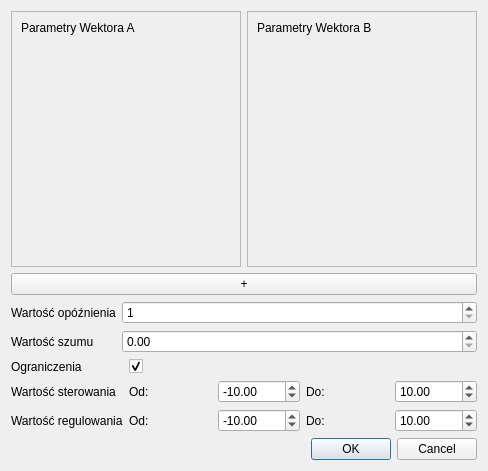
<?xml version="1.0" encoding="UTF-8"?>
<ui version="4.0">
 <class>ParametryARX</class>
 <widget class="QDialog" name="ParametryARX">
  <property name="geometry">
   <rect>
    <x>0</x>
    <y>0</y>
    <width>488</width>
    <height>471</height>
   </rect>
  </property>
  <property name="windowTitle">
   <string>Dialog</string>
  </property>
  <layout class="QVBoxLayout" name="verticalLayout_5">
   <item>
    <layout class="QHBoxLayout" name="horizontalLayout">
     <item>
      <widget class="QScrollArea" name="scrollArea">
       <property name="widgetResizable">
        <bool>true</bool>
       </property>
       <widget class="QWidget" name="scrollAreaWidgetContents_2">
        <property name="geometry">
         <rect>
          <x>0</x>
          <y>0</y>
          <width>132</width>
          <height>42</height>
         </rect>
        </property>
        <layout class="QVBoxLayout" name="verticalLayout">
         <item>
          <layout class="QVBoxLayout" name="verticalLayout_2">
           <item>
            <widget class="QLabel" name="label">
             <property name="text">
              <string>Parametry Wektora A</string>
             </property>
            </widget>
           </item>
           <item>
            <widget class="QFrame" name="verticalFrame">
             <property name="sizePolicy">
              <sizepolicy hsizetype="Expanding" vsizetype="Expanding">
               <horstretch>0</horstretch>
               <verstretch>0</verstretch>
              </sizepolicy>
             </property>
            </widget>
           </item>
          </layout>
         </item>
        </layout>
       </widget>
      </widget>
     </item>
     <item>
      <widget class="QScrollArea" name="scrollArea_2">
       <property name="widgetResizable">
        <bool>true</bool>
       </property>
       <widget class="QWidget" name="scrollAreaWidgetContents_3">
        <property name="geometry">
         <rect>
          <x>0</x>
          <y>0</y>
          <width>131</width>
          <height>42</height>
         </rect>
        </property>
        <layout class="QVBoxLayout" name="verticalLayout_4">
         <item>
          <layout class="QVBoxLayout" name="verticalLayout_3">
           <item>
            <widget class="QLabel" name="label_2">
             <property name="text">
              <string>Parametry Wektora B</string>
             </property>
            </widget>
           </item>
           <item>
            <widget class="QFrame" name="verticalFrame_2">
             <property name="sizePolicy">
              <sizepolicy hsizetype="Expanding" vsizetype="Expanding">
               <horstretch>0</horstretch>
               <verstretch>0</verstretch>
              </sizepolicy>
             </property>
            </widget>
           </item>
          </layout>
         </item>
        </layout>
       </widget>
      </widget>
     </item>
    </layout>
   </item>
   <item>
    <widget class="QPushButton" name="addAreaVectorA">
     <property name="text">
      <string>+</string>
     </property>
    </widget>
   </item>
   <item>
    <layout class="QFormLayout" name="formLayout">
     <item row="0" column="0">
      <widget class="QLabel" name="label_3">
       <property name="text">
        <string>Wartość opóźnienia</string>
       </property>
      </widget>
     </item>
     <item row="0" column="1">
      <widget class="QSpinBox" name="opoznienie">
       <property name="minimum">
        <number>1</number>
       </property>
       <property name="value">
        <number>1</number>
       </property>
      </widget>
     </item>
     <item row="1" column="0">
      <widget class="QLabel" name="label_4">
       <property name="text">
        <string>Wartość szumu</string>
       </property>
      </widget>
     </item>
     <item row="1" column="1">
      <widget class="QDoubleSpinBox" name="szum"/>
     </item>
    </layout>
   </item>
   <item>
    <layout class="QGridLayout" name="gridLayout">
     <item row="2" column="1">
      <widget class="QLabel" name="label_8">
       <property name="text">
        <string>Od:</string>
       </property>
      </widget>
     </item>
     <item row="2" column="4">
      <widget class="QDoubleSpinBox" name="doWartoscSterowania">
       <property name="value">
        <double>10.000000000000000</double>
       </property>
      </widget>
     </item>
     <item row="2" column="2">
      <widget class="QDoubleSpinBox" name="odWartoscSterowania">
       <property name="prefix">
        <string/>
       </property>
       <property name="suffix">
        <string/>
       </property>
       <property name="minimum">
        <double>-99.989999999999995</double>
       </property>
       <property name="value">
        <double>-10.000000000000000</double>
       </property>
      </widget>
     </item>
     <item row="2" column="0">
      <widget class="QLabel" name="label_6">
       <property name="text">
        <string>Wartość sterowania</string>
       </property>
      </widget>
     </item>
     <item row="2" column="3">
      <widget class="QLabel" name="label_10">
       <property name="text">
        <string>Do:</string>
       </property>
      </widget>
     </item>
     <item row="1" column="1">
      <widget class="QCheckBox" name="checkboxOgraniczenia">
       <property name="text">
        <string/>
       </property>
       <property name="checked">
        <bool>true</bool>
       </property>
      </widget>
     </item>
     <item row="1" column="0">
      <widget class="QLabel" name="label_5">
       <property name="text">
        <string>Ograniczenia</string>
       </property>
      </widget>
     </item>
     <item row="3" column="2">
      <widget class="QDoubleSpinBox" name="odWartoscRegulowania">
       <property name="minimum">
        <double>-99.989999999999995</double>
       </property>
       <property name="value">
        <double>-10.000000000000000</double>
       </property>
      </widget>
     </item>
     <item row="3" column="4">
      <widget class="QDoubleSpinBox" name="doWartoscRegulowania">
       <property name="minimum">
        <double>-99.989999999999995</double>
       </property>
       <property name="value">
        <double>10.000000000000000</double>
       </property>
      </widget>
     </item>
     <item row="3" column="1">
      <widget class="QLabel" name="label_7">
       <property name="text">
        <string>Od:</string>
       </property>
      </widget>
     </item>
     <item row="3" column="3">
      <widget class="QLabel" name="label_9">
       <property name="text">
        <string>Do:</string>
       </property>
      </widget>
     </item>
     <item row="3" column="0">
      <widget class="QLabel" name="label_11">
       <property name="text">
        <string>Wartość regulowania</string>
       </property>
      </widget>
     </item>
    </layout>
   </item>
   <item>
    <widget class="QDialogButtonBox" name="buttonBox">
     <property name="orientation">
      <enum>Qt::Orientation::Horizontal</enum>
     </property>
     <property name="standardButtons">
      <set>QDialogButtonBox::StandardButton::Cancel|QDialogButtonBox::StandardButton::Ok</set>
     </property>
    </widget>
   </item>
  </layout>
 </widget>
 <resources/>
 <connections>
  <connection>
   <sender>buttonBox</sender>
   <signal>accepted()</signal>
   <receiver>ParametryARX</receiver>
   <slot>accept()</slot>
   <hints>
    <hint type="sourcelabel">
     <x>248</x>
     <y>254</y>
    </hint>
    <hint type="destinationlabel">
     <x>157</x>
     <y>274</y>
    </hint>
   </hints>
  </connection>
  <connection>
   <sender>buttonBox</sender>
   <signal>rejected()</signal>
   <receiver>ParametryARX</receiver>
   <slot>reject()</slot>
   <hints>
    <hint type="sourcelabel">
     <x>316</x>
     <y>260</y>
    </hint>
    <hint type="destinationlabel">
     <x>286</x>
     <y>274</y>
    </hint>
   </hints>
  </connection>
 </connections>
</ui>
